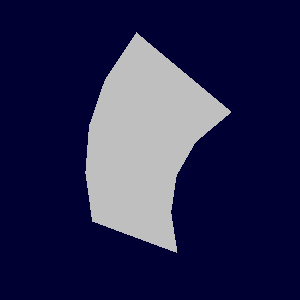

Python code for this plot:
#!/usr/bin/env python

# Read a glTF file with skinning and render at a specific time step.

import os

import vtkmodules.vtkInteractionStyle  # noqa: F401
import vtkmodules.vtkRenderingFreeType  # noqa: F401
import vtkmodules.vtkRenderingOpenGL2  # noqa: F401

from vtkmodules.vtkCommonExecutionModel import vtkStreamingDemandDrivenPipeline
from vtkmodules.vtkIOGeometry import vtkGLTFReader
from vtkmodules.vtkRenderingCore import (
    vtkActor,
    vtkCompositePolyDataMapper,
    vtkRenderWindow,
    vtkRenderWindowInteractor,
    vtkRenderer,
)

# Source
data_dir = os.environ.get("VPE_DATA_DIR", os.path.dirname(os.path.abspath(__file__)))

# Read skinned glTF file
step = 200
gltf_reader = vtkGLTFReader()
gltf_reader.SetFileName(os.path.join(data_dir, "glTF", "SimpleSkin", "SimpleSkin.gltf"))
gltf_reader.SetFrameRate(60)
gltf_reader.ApplyDeformationsToGeometryOn()

# Enable all animations
gltf_reader.UpdateInformation()
for i in range(gltf_reader.GetNumberOfAnimations()):
    gltf_reader.EnableAnimation(i)

# Update to get time steps
gltf_reader.UpdateInformation()
output_info = gltf_reader.GetOutputInformation(0)
nb_steps = output_info.Length(vtkStreamingDemandDrivenPipeline.TIME_STEPS())
assert nb_steps >= step, f"Not enough time steps: {nb_steps} < {step}"

time = output_info.Get(vtkStreamingDemandDrivenPipeline.TIME_STEPS(), step)
output_info.Set(vtkStreamingDemandDrivenPipeline.UPDATE_TIME_STEP(), time)
gltf_reader.Update()

# Mapper
composite_mapper = vtkCompositePolyDataMapper()
composite_mapper.SetInputConnection(gltf_reader.GetOutputPort())

# Actor
gltf_actor = vtkActor()
gltf_actor.SetMapper(composite_mapper)

# Renderer
renderer = vtkRenderer()
renderer.AddActor(gltf_actor)
renderer.SetBackground(0.0, 0.0, 0.2)

# Render window
render_window = vtkRenderWindow()
render_window.AddRenderer(renderer)
render_window.SetWindowName("gltf reader skinning")
render_window.SetMultiSamples(0)
render_window.SetSize(300, 300)

# Interactor
interactor = vtkRenderWindowInteractor()
interactor.SetRenderWindow(render_window)

# Scene
renderer.ResetCamera()
camera = renderer.GetActiveCamera()
camera.Azimuth(30)
camera.Elevation(30)
camera.SetClippingRange(0.1, 1000)

interactor.Initialize()
interactor.Start()
